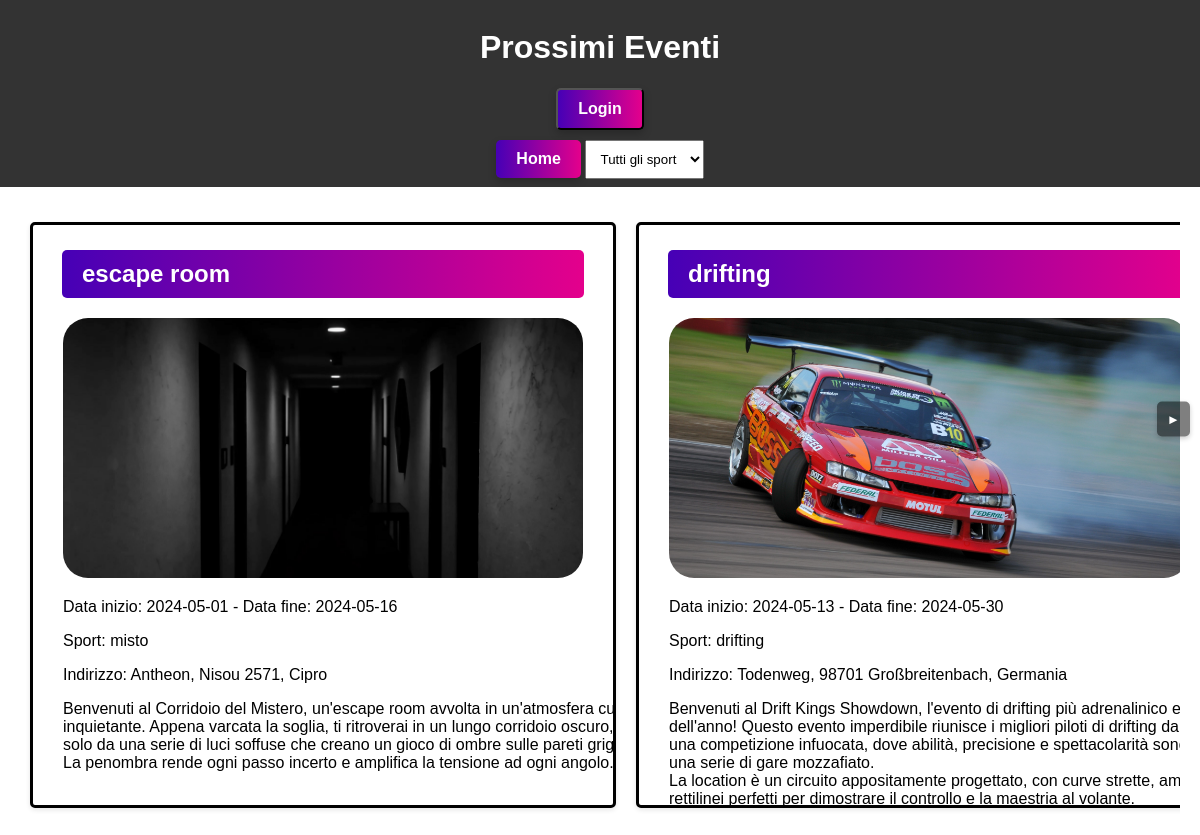
Page /eventi.php on the committed database.
### tables this page shows
CREATE TABLE `evento` (
  `id_evento` varchar(255) NOT NULL,
  `descrizione` varchar(4096) NOT NULL,
  `nome` varchar(255) NOT NULL,
  `data_inizio` date NOT NULL,
  `data_fine` date NOT NULL,
  `sport` varchar(255) NOT NULL,
  `indirizzo` varchar(255) NOT NULL
);

### eventi.php (the view, shortened to what this page needs)
<!DOCTYPE html>
<html lang="it">
<head>
    <link rel="stylesheet" href="events_styles.css">
</head>
<body>
    <div class="events-header">
        <h1>Prossimi Eventi</h1>
        <?php
        if (isset($_SESSION['username'])) {
            echo '<button class="home-button" onclick="window.location.href=\'logout.php\'">' . $_SESSION['username'] . '</button>';
        } else {
            echo '<button class="home-button" onclick="window.location.href=\'login.php\'">Login</button>';
        }
        ?>
        <form method="GET">
            <a href="index.php" class="home-button">Home</a>
            <select id="sportFilter" name="sport" onchange="this.form.submit()" class="sport-dropdown">
                <option value="">Tutti gli sport</option>
            </select>
        </form>
    </div>
    <button class="scroll-button right" id="scrollRightButton" onclick="scrollRight()">►</button>
    <div class="events-container" id="eventsContainer">
        <?php
        $servername = "localhost";
        $username = "root";
        $password = "";
        $dbname = "sport-xxx";
        $conn = new mysqli($servername, $username, $password, $dbname);
        $sql = "SELECT * FROM evento";
        $result = $conn->query($sql);
        if ($result->num_rows > 0) {
            echo '<div class="events-scroll-container">';
            while ($row = $result->fetch_assoc()) {
                echo '<div class="event">';
                echo '<h2>' . htmlspecialchars($row["nome"]) . '</h2>';
                echo "<img src='immagini/evento/" . htmlspecialchars($row["nome"]) . ".jpg'>";
                echo '<p>Data inizio: ' . htmlspecialchars($row["data_inizio"]) . '  -  Data fine: ' . htmlspecialchars($row["data_fine"]) . '</p>';
                echo '<p>Sport: ' . htmlspecialchars($row["sport"]) . '</p>';
                echo '<p>Indirizzo: ' . htmlspecialchars($row["indirizzo"]) . '</p>';
                echo '<p>' . nl2br(htmlspecialchars($row["descrizione"])) . '</p>';
                echo '</div>';
            }
            echo '</div>';
        } else {
            echo '<p>Nessun evento disponibile.</p>';
        }
        ?>
    </div>
</body>
</html>

### events_styles.css (style rules this page uses)
h2 { margin-left: -1px; margin-right: -1px; margin-top: -5px; font-family: 'Arial', sans-serif; color: white; background: linear-gradient(to right, #4600b6, #e4008c); padding: 10px 20px; border-radius: 5px; }
.scroll-button { position: fixed; top: 50%; transform: translateY(-50%); background-color: rgba(0, 0, 0, 0.5); color: white; border: none; padding: 10px; cursor: pointer; z-index: 9999; border-radius: 5px; box-shadow: 0 2px 5px rgba(0, 0, 0, 0.2); transition: opacity 0.3s; opacity: 1; }
.scroll-button.right { right: 10px; }
.events-container { overflow-x: scroll; overflow-y: hidden; white-space: nowrap; margin: 20px; scrollbar-width: none; -ms-overflow-style: none; }
.events-scroll-container { display: inline-block; white-space: nowrap; }
.event { display: inline-block; vertical-align: top; margin: 10px; margin-top: 15px; padding: 30px; border: 3px solid #000000; border-radius: 5px; background-color: #fff; box-shadow: 0 2px 5px rgba(0,0,0,0.1); width: 65vh; height: 65vh; overflow: hidden; }
.event img { max-width: 100%; height: auto; border-radius: 25px; }
.events-header { background-color: #333; color: white; padding: 8px;; text-align: center; }
.sport-dropdown { margin-top: 10px; display: block; width: 10%; padding: 10px; box-sizing: border-box; text-align: center; display: inline-block; }
.home-button { background: linear-gradient(to right, #4600b6, #e4008c); color: white; padding: 10px 20px; text-decoration: none; display: inline-block; font-size: 16px; font-weight: bold; cursor: pointer; border-radius: 5px; box-shadow: 0 4px 8px 0 rgba(0, 0, 0, 0.2); transition: all 0.3s ease; }
body { background-image: url('immagini/sfondo_eventi.jpg'); background-size: cover; background-position: center center; background-repeat: no-repeat; background-attachment: fixed; margin: 0px; font-family: 'Arial', sans-serif; }

### rows in the picture
evento: nome "escape room", nome (picture), data_inizio "2024-05-01", data_fine "2024-05-16", sport "misto", indirizzo "Antheon, Nisou 2571, Cipro", descrizione "Benvenuti al Corridoio del Mistero, un'escape room avvolta in un'atmosfera inquietante. Appena varcata la soglia, ti ritroverai in un lungo corridoio oscuro, solo da una serie di luci soffuse che creano un gioco di ombre sulle pareti La penombra rende ogni passo incerto e amplifica la tensione ad ogni angolo."
evento: nome "drifting", nome (picture), data_inizio "2024-05-13", data_fine "2024-05-30", sport "drifting", indirizzo "Todenweg, 98701 Großbreitenbach, Germania", descrizione "Benvenuti al Drift Kings Showdown, l'evento di drifting più adrenalinico e dell'anno! Questo evento imperdibile riunisce i migliori piloti di drifting da una competizione infuocata, dove abilità, precisione e spettacolarità una serie di gare mozzafiato. La location è un circuito appositamente progettato, con curve strette, rettilinei perfetti per dimostrare il controllo e la maestria al volante."
